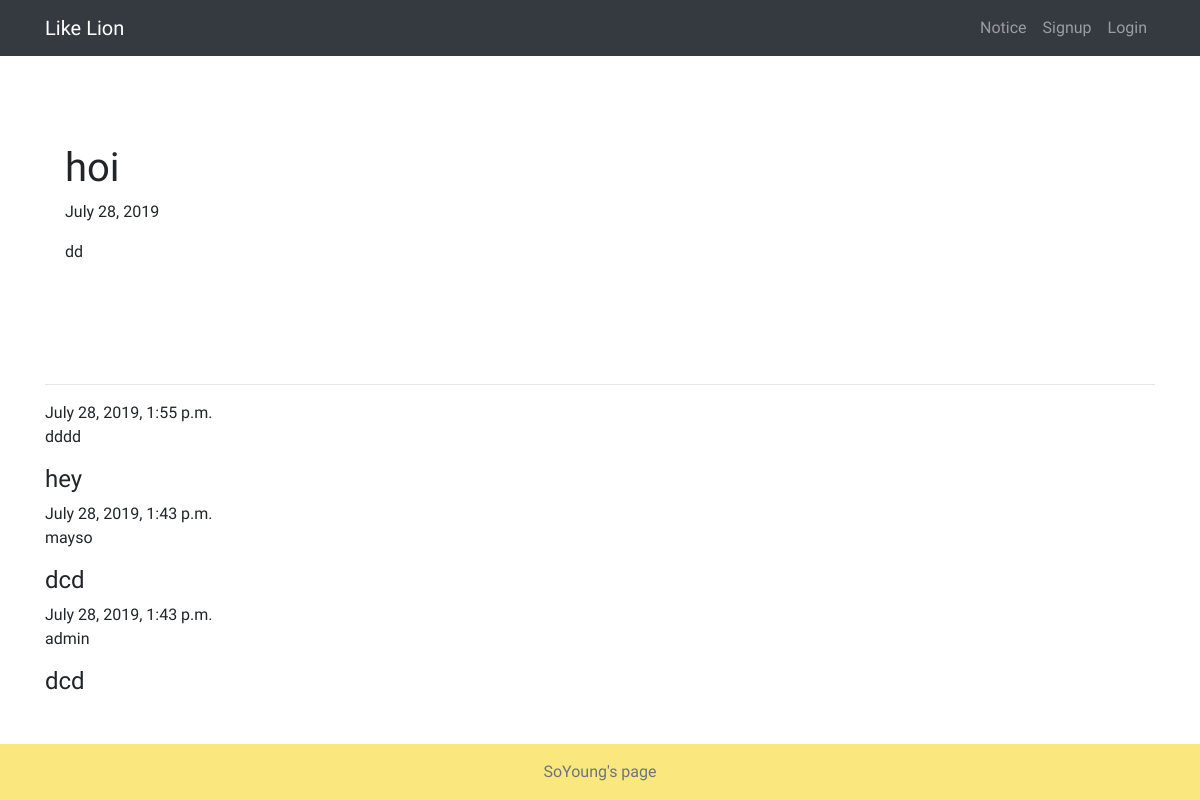
/notice/notice/13/, run on the app's committed database.
### notice/models.py (models this page shows, shortened)
class Notice(models.Model):
    title=models.CharField(max_length=100)  #제목
    writer=models.CharField(max_length=25)  #작성자
    pub_date=models.DateField(auto_now=True) #등록일
    hit=models.PositiveIntegerField(default=0)    #조회수
    body=models.CharField(max_length=500)   #글
    class Meta:
        ordering=['-id']

class Comment(models.Model):
    notice=models.ForeignKey(Notice,on_delete=models.CASCADE,null=True,related_name='comments')
    comment_date=models.DateTimeField(auto_now_add=True)
    comment_contents=models.CharField(max_length=200)
    comment_writer=models.CharField(max_length=200,default="admin")
    class Meta:
        ordering=['-id']

### notice/views.py (the view)
# urls.py: path('notice/<int:notice_id>/',views.detail,name="detail"),
def detail(request, notice_id):
    notice_detail = get_object_or_404(Notice, pk=notice_id)
    return render(request, 'notice/detail.html', {'notice': notice_detail})

### notice/templates/notice/detail.html (shortened to what this page needs)
{% extends 'base.html' %}
{% block content %}
<div style="margin: 20px auto;
padding: 20px;
">
        <br><br>
        <h1>{{notice.title }}</h1>
        <p>{{ notice.pub_date }}</p>
        <p>{{ notice.body }}</p>
</div>
        <br><br>
        <hr>
        {% for comment in notice.comments.all %}
        <div class="comment">
                <div class="date">{{comment.comment_date}}</div>
                <p>{{comment.comment_writer}}</p>
                <h4>{{comment.comment_contents}}</h4>
        </div>
        {% endfor %}
{% endblock %}

### notice/templates/base.html (shortened to what this page needs)
{% load staticfiles %}
<!DOCTYPE hmtl>
<html lang="ko">
    <head>
        <link rel="stylesheet" href="https://stackpath.bootstrapcdn.com/bootstrap/4.3.1/css/bootstrap.min.css">
        <link rel="stylesheet" type="text/css" href="{% static 'css/styles.css' %}">
    </head>
    <nav class="navbar navbar-expand-lg navbar-dark bg-dark">
      <div class="container">
          <a class="navbar-brand" href="{% url 'home' %}">Like Lion</a>
          <div class="collapse navbar-collapse" id="navbarNavAltMarkup">
              <ul class="navbar-nav ml-auto">
                  <li class="nav-item">
                      <a class="nav-item nav-link" href="{% url 'read' %}">Notice</span></a>
                  </li>
                  {% if user.is_authenticated %}
                  <li class="nav-item dropdown">
                      <a class="nav-link dropdown-toggle" id="navbarDropdown" role="button" data-toggle="dropdown"
                          aria-haspopup="true" aria-expanded="false">환영합니다. {{ user.username }} 님!</a>
                      <div class="dropdown-menu" aria-labelledby="navbarDropdown">
                          <a class="dropdown-item" href="{% url 'newnotice' %}">글쓰기</a>
                          <a class="dropdown-item" href="javascript:{document.getElementById('logout').submit()}">Logout</a>
                          <form id="logout" method="POST" action="{% url 'logout' %}">
                            {% csrf_token %} <input type="hidden" />
                          </form>
                      </div>
                  </li>
                  {% else %}
                  <li class="nav-item">
                      <a class="nav-item nav-link" href="{% url 'signup' %}">Signup</a>
                  </li>
                  <li class="nav-item">
                      <a class="nav-item nav-link" href="{% url 'login' %}">Login</a>
                  </li>
                  {% endif %}
              </ul>
          </div>
      </div>
    </nav>
    <body class="d-flex flex-column h-100">
    <div class="container">
            {% block content %}
            {% endblock %}
    </div>
        <footer class="footer mt-auto py-3" style="background-color: rgb(250, 231, 125)">
          <div class="container">
            <span class="text-muted">SoYoung's page</span>
          </div>
        </footer>
</html>

### notice/static/css/styles.css (style rules this page uses)
* { box-sizing: border-box;font-family: 'Jua', sans-serif; }
html,body { height: 100%; }
a:link,a:visited,a:active { color:inherit; }
footer { padding:30px;text-align: center; }
A:link { text-decoration:none; color:black; }

### data on the page
Notice: title "hoi", pub_date "July 28, 2019", body "dd"
Comment: comment_date "July 28, 2019, 1:55 p.m.", comment_writer "dddd", comment_contents "hey"
Comment: comment_date "July 28, 2019, 1:43 p.m.", comment_writer "mayso", comment_contents "dcd"
Comment: comment_date "July 28, 2019, 1:43 p.m.", comment_writer "admin", comment_contents "dcd"
